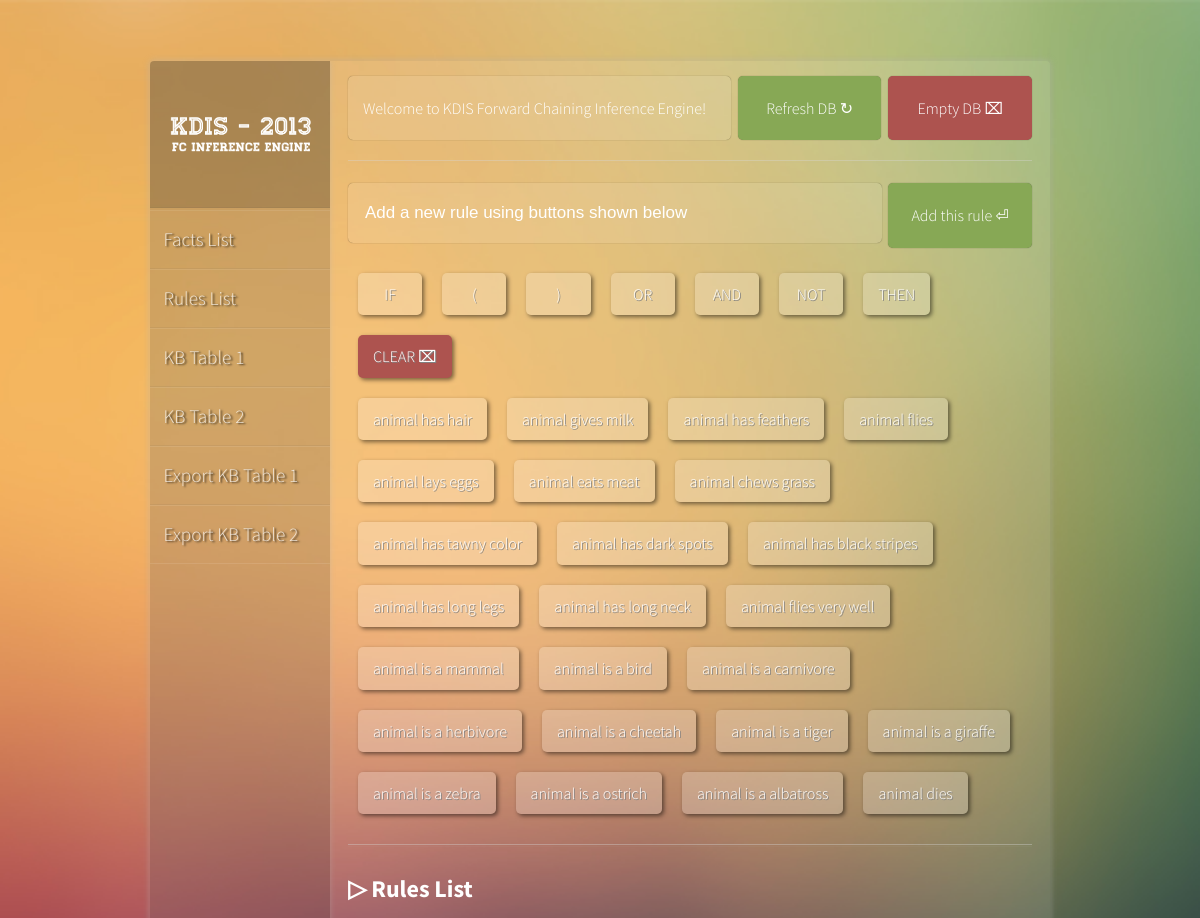
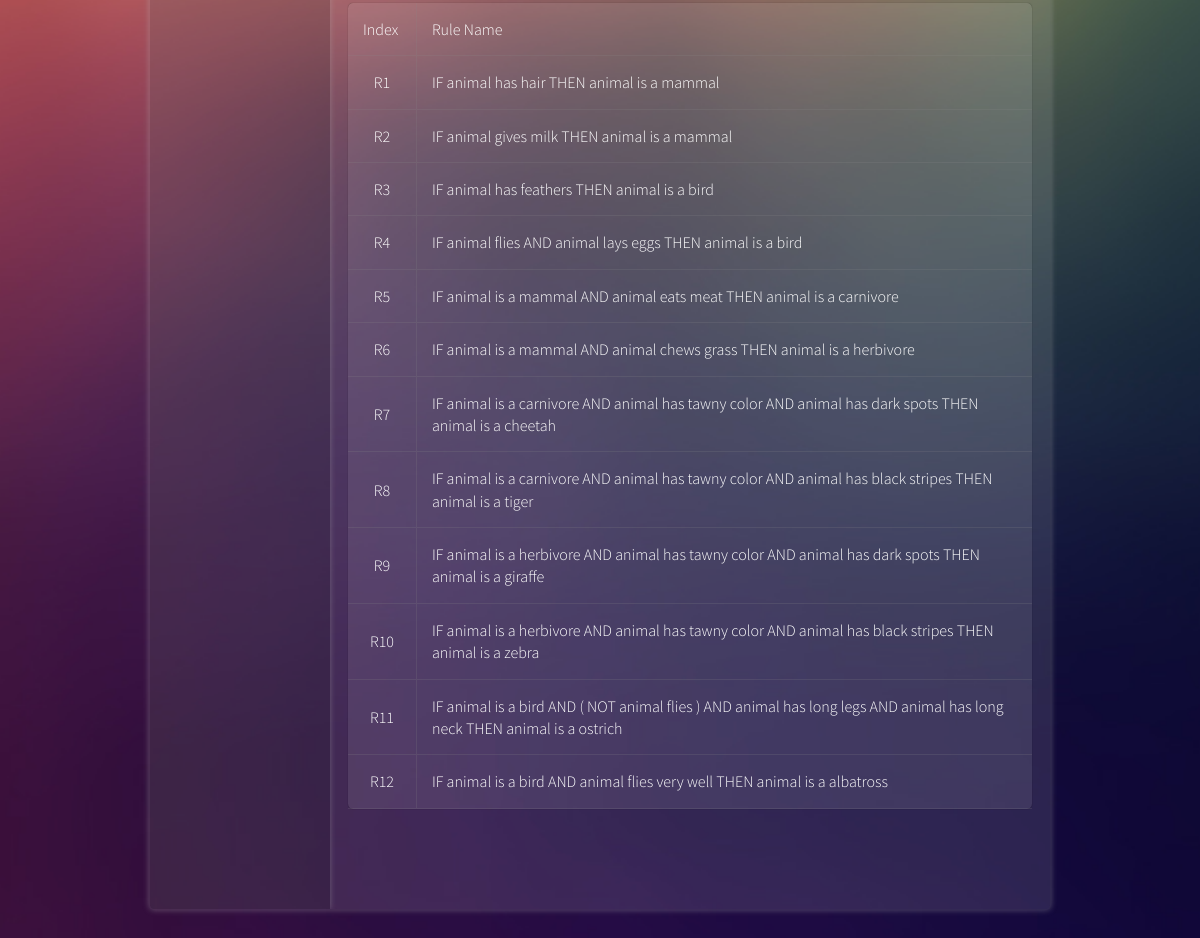
The page /rules.php on the database its author committed (2 pictures, top to bottom).
### tables this page shows
CREATE TABLE IF NOT EXISTS `tbl_facts` (
  `id` int(5) NOT NULL AUTO_INCREMENT,
  `fact_index` varchar(5) NOT NULL,
  `fact` varchar(150) NOT NULL,
  PRIMARY KEY (`id`)
);

CREATE TABLE IF NOT EXISTS `tbl_rules` (
  `id` int(5) NOT NULL AUTO_INCREMENT,
  `rule_index` varchar(5) NOT NULL,
  `rule` varchar(300) NOT NULL,
  `rule_short` varchar(300) NOT NULL,
  PRIMARY KEY (`id`)
);

### rules.php (the view, shortened to what this page needs)
<?php include_once('header.inc.php'); ?>
  </head>
  <body>
<section id="wrap">
	<?php include_once('aside.inc.php'); ?>
	<section id="main">
		<div class="container">
			<div class="card" style="width:56%;cursor:default;">
				<p>Welcome to KDIS Forward Chaining Inference Engine!</p>
			</div>
			<form method="post" action="refresh_db.php">
				<div class="card green button submit" style="width:21%;margin-left:1%;">
					<p>Refresh DB &#8635;</p>
				</div>
			</form>
			<form method="post" action="empty_db.php">
				<div class="card red button empty-db submit" style="width:21%;margin-left:1%;">
					<p>Empty DB &#8999;</p>
				</div>
			</form>
		</div>
		<div class="clear"></div>
		<div class="container">
			<form method="post" action="rules.exec.php">
				<div class="card" style="width:78%;">
					<input type="text" id="new_rule" value="" required="required" name="new_rule" placeholder="Add a new rule using buttons shown below"/>
				</div>
				<div class="card green button submit" style="width:21%;margin-left:1%;">
					<p>Add this rule &#9166;</p>
				</div>
			</form>
		</div>
		<div class="container">
			<div class="key" ref="IF">IF</div>
			<div class="key" ref="(">(</div>
			<div class="key" ref=")">)</div>
			<div class="key" ref="OR">OR</div>
			<div class="key" ref="AND">AND</div>
			<div class="key" ref="NOT">NOT</div>
			<div class="key" ref="THEN">THEN</div>
			<div class="key" ref="CLEAR" style="background-color:rgb(173, 83, 79);">CLEAR &#8999;</div>
		</div>
		<div class="container" style="margin-bottom:15px;">
					<?php
						$query = "SELECT fact_index, fact FROM tbl_facts";
						$result = mysqli_query($con, $query);
						if(!$result)
							 die("Table not found");
						else{
							if($result->num_rows > 0){
								while($row = mysqli_fetch_array($result))
								{
									echo "<div class=\"key\" ref=\"".$row['fact_index']."\" style=\"text-transform:lowercase;\">".$row['fact']."</div>";
								}
							}
							else
								echo "<div class=\"card\" style=\"width:100%\">No Facts in the database</div>";
						}
					?>
		</div>
		<div class="clear"></div>
		<div class="container">
			<h2 style="color:#ffffff;margin-bottom:0px;">&#9655; Rules List</h2>
			<div class="card" style="width:100%;padding:0;">
				<table>
					<tbody>
					<?php
						$query = "SELECT rule_index, rule FROM tbl_rules";
						$result = mysqli_query($con, $query);
						if(!$result)
							 die("Table not found");
						else{
							if($result->num_rows > 0){
					?>
						<tr>
							<td width="10%">Index</td>
							<td width="90%" class="no-border">Rule Name</td>
						</tr>
					<?php
								while($row = mysqli_fetch_array($result))
								{
								  echo "<tr>
											<td style=\"text-align:center;\">".$row['rule_index']."</td>
											<td class=\"no-border\">".$row['rule']."</td>
										</tr>";
								}
							}
							else
								echo "<tr><td width=\"100%\">No rules in the database</td></tr>";
						}
					?>
					</tbody>
				</table>
			</div>
		</div>
	<?php include_once('footer.inc.php'); ?>

### css/main.css (style rules this page uses)
html, button, input, select, textarea { color: #222; }
html { font-size: 1em; line-height: 1.4; }
button, input { outline:none; border:none; }
html { min-height: 100%; height: 100%; }
body { height:100%; font-family: 'Source Sans Pro', sans-serif; font-weight:300; background: url(../img/bg-0.jpg) no-repeat center center fixed; -webkit-background-size: cover; -moz-background-size: cover; -o-background-size: cover; background-size: cover; }
#wrap { width:75%; min-width:900px; margin:5% auto 5% auto; min-height:100%; background:rgba(255,255,255,0.115); border:1px solid rgba(80, 80, 80, 0.08); border-radius: 5px; box-shadow: 0px 0px 6px rgba(178, 178, 178, 0.40); overflow:hidden; }
section#main { width:80%; min-height:100%; float:left; overflow:hidden; }
section#main .container { width:95%; margin-left:2.5%; margin-right:2.5%; display:block; height:auto; float:left; }
.clear { width:95%; margin-left:2.5%; margin-right:2.5%; display:block; height:auto; float:left; border-top:1px solid rgba(213, 213, 213, 0.39); border-bottom:1px solid rgba(182, 182, 182, 0.06); height:1px; margin-top:5px; margin-bottom:5px; }
.key { min-width:5%; float:left; display:block; padding: 10px 15px 10px 15px; margin: 10px 10px 10px 10px; border-radius:5px; text-align:center; cursor:pointer; background-color:rgba(255, 255, 255, 0.22); color:#ffffff; text-shadow: 1px 1px gray; box-shadow: 2px 2px 4px rgba(0, 0, 0, 0.5); }
section#main .card { float:left; display:block; background-color:rgba(255, 255, 255, 0.09); color:#ffffff; padding: 5px 0px 5px 0px; margin:15px 0px 15px 0px; border-radius:5px; box-shadow: 0px 0px 1px rgba(0, 0, 0, 0.5); }
.card p { padding:0px 15px 0px 15px; }
.card input[type="text"] { margin:14px 15px 14px 15px; outline:none; border:none; font-size:17px; background:transparent; color:#ffffff; width:94.5%; overflow:hidden; }
.button { cursor:pointer; text-align:center; }
.green { background-color:rgb(135, 168, 85) !important; color:#ffffff !important; }
.red { background-color:rgb(173, 83, 79) !important; color:#ffffff !important; }
table { width:100%; }
tr { border-bottom: 1px solid rgba(141, 141, 141, 0.19); transition: all 0.3s; -moz-transition: all 0.3s; -webkit-transition: all 0.3s; -o-transition: all 0.3s; cursor:default; }
td { border-right: 1px solid rgba(141, 141, 141, 0.19); padding:15px; }
.no-border { border:none; }

### rows shown on the page
tbl_facts: fact "animal has hair"
tbl_facts: fact "animal gives milk"
tbl_facts: fact "animal has feathers"
tbl_facts: fact "animal flies"
tbl_facts: fact "animal lays eggs"
tbl_facts: fact "animal eats meat"
tbl_facts: fact "animal chews grass"
tbl_facts: fact "animal has tawny color"
tbl_facts: fact "animal has dark spots"
tbl_facts: fact "animal has black stripes"
tbl_facts: fact "animal has long legs"
tbl_facts: fact "animal has long neck"
tbl_facts: fact "animal flies very well"
tbl_facts: fact "animal is a mammal"
tbl_facts: fact "animal is a bird"
tbl_facts: fact "animal is a carnivore"
tbl_facts: fact "animal is a herbivore"
tbl_facts: fact "animal is a cheetah"
tbl_facts: fact "animal is a tiger"
tbl_facts: fact "animal is a giraffe"
tbl_facts: fact "animal is a zebra"
tbl_facts: fact "animal is a ostrich"
tbl_facts: fact "animal is a albatross"
tbl_facts: fact "animal dies"
tbl_rules: rule_index "R1", rule "IF animal has hair THEN animal is a mammal"
tbl_rules: rule_index "R2", rule "IF animal gives milk THEN animal is a mammal"
tbl_rules: rule_index "R3", rule "IF animal has feathers THEN animal is a bird"
tbl_rules: rule_index "R4", rule "IF animal flies AND animal lays eggs THEN animal is a bird"
tbl_rules: rule_index "R5", rule "IF animal is a mammal AND animal eats meat THEN animal is a carnivore"
tbl_rules: rule_index "R6", rule "IF animal is a mammal AND animal chews grass THEN animal is a herbivore"
tbl_rules: rule_index "R7", rule "IF animal is a carnivore AND animal has tawny color AND animal has dark spots THEN animal is a cheetah"
tbl_rules: rule_index "R8", rule "IF animal is a carnivore AND animal has tawny color AND animal has black stripes THEN animal is a tiger"
tbl_rules: rule_index "R9", rule "IF animal is a herbivore AND animal has tawny color AND animal has dark spots THEN animal is a giraffe"
tbl_rules: rule_index "R10", rule "IF animal is a herbivore AND animal has tawny color AND animal has black stripes THEN animal is a zebra"
tbl_rules: rule_index "R11", rule "IF animal is a bird AND ( NOT animal flies ) AND animal has long legs AND animal has long neck THEN animal is a ostrich"
tbl_rules: rule_index "R12", rule "IF animal is a bird AND animal flies very well THEN animal is a albatross"
